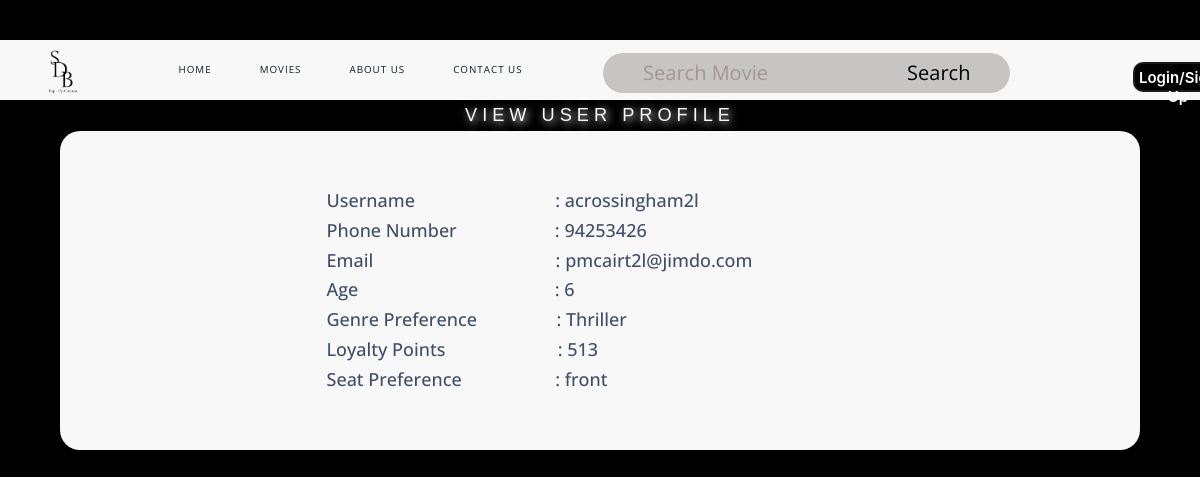
Screenshot of /ViewCustomerProfile.php?username=acrossingham2l with the database file from the repository.
### tables this page shows
CREATE TABLE `customer` (
  `phoneNo` int(8) DEFAULT NULL,
  `username` varchar(15) DEFAULT NULL,
  `hashedPassw` varchar(64) DEFAULT NULL,
  `email` varchar(30) DEFAULT NULL,
  `age` int(2) DEFAULT NULL,
  `genrePref` varchar(15) DEFAULT NULL,
  `loyaltyPts` int(7) DEFAULT NULL,
  `seatPref` varchar(5) DEFAULT NULL
);

### entityClass.php (called while the page is built, shortened)
<?php
class testDB{
    private $conn;
    function __construct($servername = "localhost", $dbusername = "root", $password = "", $dbname = "testdb") {
        $this->conn = new mysqli($servername, $dbusername, $password, $dbname);
    }
    function retrieveCustomer($username){
        $result = $this->conn->query("SELECT * from `customer` where `username` = '$username'");
        $row = $result->fetch_all(MYSQLI_BOTH);
        return $row;
    }
}
?>

### dbFunctions.php (called while the page is built, shortened)
<?php
include ("entityClass.php");
class controller{
    private $testDB;
    function __construct(){
        $this->testDB = new testDB();
    }
    function run($method,$var1=0,$var2=0,$var3=0,$var4=0,$var5=0,$var6=0,$var7=0,$var8=0,$var9=0,$var10=0,$var11=0,$var12=0,$var13=0,$var14=0,$var15=0,$var16=0){
        if($method == "validateUserLogin"){
            $result = $this->testDB -> validateUserLogin($var1,$var2,$var3);
        }
        else if($method == "validateRegistration"){
            $result = $this->testDB->validateRegistration($var1);
        }
        else if($method == "processRegistration"){
            $result = $this->testDB->processRegistration($var1,$var2,$var3,$var4,$var5,$var6,$var7,$var8);
        }
        else if($method == "getMovie1"){
            $result = $this->testDB->getMovie1();
        }
        else if($method == "getMovie0"){
            $result = $this->testDB->getMovie0();
        }
        else if($method == "fetchUserDetails"){
            $result = $this->testDB->fetchUserDetails($var1,$var2,$var3);
        }
        else if($method == "searchMovies"){
            $result = $this->testDB->searchMovies($var1);
        }
        else if($method == "searchMovies10"){
            $result = $this->testDB->searchMovies10($var1,$var2);
        }
        else if($method == "searchMovies10Num"){
            $result = $this->testDB->searchMovies10Num($var1,$var2);
        }
        else if($method == "updatePassword"){
            $result = $this->testDB->updatePassword($var1,$var2,$var3,$var4);
        }
        else if($method == "validatePasswordChange"){
            $result = $this->testDB->validatePasswordChange($var1,$var2);
        }
        else if($method == "getBookings"){
            $result = $this->testDB->getBookings();
        }
        else if($method == "getBookingFromID"){
            $result = $this->testDB->getBookingFromID($var1);
        }
        else if($method == "updateBookings"){
            $result = $this->testDB->updateBookings($var1,$var2,$var3,$var4,$var5,$var6,$var7,$var8,$var9,$var10,$var11,$var12,$var13,$var14);
        }
        else if($method == "deleteBooking"){
            $result = $this->testDB->deleteBooking($var1);
        }
        else if($method == "confirmDeletion"){
            $result = $this->testDB->confirmDeletion($var1);
        }
        else if($method == "claimBooking"){
            $result = $this->testDB->claimBooking($var1,$var2);
        }
        else if($method == "getAllMovies"){
            $result = $this->testDB->getAllMovies();
        }
        else if($method == "updateMovie"){
            $result = $this->testDB->updateMovie($var1,$var2,$var3,$var4,$var5,$var6,$var7,$var8,$var9,$var10,$var11,$var12,$var13,$var14,$var15,$var16);
        }
        else if($method == "deleteMovie"){
            $result = $this->testDB->deleteMovie($var1);
        }
        else if($method == "confirmMovieDeletion"){
            $result = $this->testDB->confirmMovieDeletion($var1);
        }
        else if($method == "escapeString"){
            $result = $this->testDB->escapeString($var1);
        }
        else if($method == "addMovie"){
            $result = $this->testDB->addMovie($var1,$var2,$var3,$var4,$var5,$var6,$var7,$var8,$var9,$var10,$var11,$var12,$var13,$var14,$var15,$var16);
        }
        else if($method == "getRoomPlandb"){
            $result = $this->testDB->getRoomPlandb();
        }
        else if($method == "getRoomPlanFromID"){
            $result = $this->testDB->getRoomPlanFromID($var1);
        }
        else if($method == "updateRoomPlan"){
            $result = $this->testDB->updateRoomPlan($var1,$var2,$var3,$var4,$var5,$var6,$var7);
        }
        else if($method == "resetRoomPlan"){
            $result = $this->testDB->resetRoomPlan($var1,$var2,$var3);
        }
        else if($method == "getMovieTitleFromID"){
            $result = $this->testDB->getMovieTitleFromID($var1);
        }
        else if($method == "getBookingFromUsername"){
            $result = $this->testDB->getBookingFromUsername($var1);
        }
        else if($method == "updatePref"){
            $result = $this->testDB->updatePref($var1,$var2,$var3);
        }
        else if($method == "getPref"){
            $result = $this->testDB->getPref($var1);
        }
        else if($method == "getCustomerList"){
            $result = $this->testDB->getCustomerList();
        }
        else if($method == "getAllFood"){
            $result = $this->testDB->getAllFood();
        }
        else if($method == "getFoodFromName"){
            $result = $this->testDB->getFoodFromName($var1);
        }
        else if($method == "updateFood"){
            $result = $this->testDB->updateFood($var1,$var2,$var3,$var4,$var5,$var6);
        }
        else if($method == "deleteFood"){
            $result = $this->testDB->deleteFood($var1);
        }
        else if($method == "confirmDeleteFood"){
            $result = $this->testDB->confirmDeleteFood($var1);
        }
        else if($method == "addFood"){
            $result = $this->testDB->addFood($var1,$var2,$var3,$var4,$var5,$var6);
        }
        else if($method == "countRowFood"){
            $result = $this->testDB->countRowFood($var1);
        }
        else if($method == "getDistinctYear"){
            $result = $this->testDB->getDistinctYear();
        }
        else if($method == "getBookingReportAllTime"){
            $result = $this->testDB->getBookingReportAllTime();
        }
        else if($method == "popularMoviesAllTime"){
            $result = $this->testDB->popularMoviesAllTime();
        }
        else if($method == "busyDatesAllTime"){
            $result = $this->testDB->busyDatesAllTime();
        }
        else if($method == "getBookingReportYear"){
            $result = $this->testDB->getBookingReportYear($var1);
        }
        else if($method == "popularMoviesYear"){
            $result = $this->testDB->popularMoviesYear($var1);
        }
        else if($method == "busyDatesYear"){
            $result = $this->testDB->busyDatesYear($var1);
        }
        else if($method == "getBookingReportYearMonth"){
            $result = $this->testDB->getBookingReportYearMonth($var1,$var2);
        }
        else if($method == "popularMoviesYearMonth"){
            $result = $this->testDB->popularMoviesYearMonth($var1,$var2);
        }
        else if($method == "busyDatesYearMonth"){
            $result = $this->testDB->busyDatesYearMonth($var1,$var2);
        }
        else if($method == "getBookingReportDay"){
            $result = $this->testDB->getBookingReportDay($var1);
        }
        else if($method == "popularMoviesDay"){
            $result = $this->testDB->popularMoviesDay($var1);
        }
        else if($method == "busyDatesDay"){
            $result = $this->testDB->busyDatesDay($var1);
        }
        else if($method == "resetRoomSpec"){
            $result = $this->testDB->resetRoomSpec($var1);
        }
        else if($method == "updateRoomSpec0"){
            $result = $this->testDB->updateRoomSpec0($var1,$var2,$var3);
        }
        else if($method == "getMovieFromID"){
            $result = $this->testDB->getMovieFromID($var1);
        }
        else if($method == "getRoomPlan"){
            $result = $this->testDB->getRoomPlan($var1);
        }
        else if($method == "getRoomSpecs"){
            $result = $this->testDB->getRoomSpecs($var1);
        }
        else if($method == "updateSeatStatusUnavailable"){
            $result = $this->testDB->updateSeatStatusUnavailable($var1, $var2);
        }
        else if($method == "resetSeatingStatus"){
            $result = $this->testDB->resetSeatingStatus($var1);
        }
        else if($method == "getAvailableFoodDetails"){
            $result = $this->testDB->getAvailableFoodDetails();
        }
        else if($method == "getBookingDetails"){
            $result = $this->testDB->getBookingDetails($var1);
        }
        else if($method == "getSeatStatus"){
            $result = $this->testDB->getSeatStatus($var1,$var2,$var3);
        }
        else if($method == "getSeatName"){
            $result = $this->testDB->getSeatName($var1,$var2,$var3);
        }
        else if($method == "updateBookingdb"){
            $result = $this->testDB->updateBookingdb($var1,$var2,$var3,$var4,$var5,$var6,$var7,$var8,$var9,$var10,$var11,$var12,$var13,$var14);
        }
        else if($method == "redeemPoints"){
            $result = $this->testDB->redeemPoints($var1,$var2);
        }
        else if($method == "gainPoints"){
            $result = $this->testDB->gainPoints($var1,$var2);
        }
        else if($method == "updateSeatStatus"){
            $result = $this->testDB->updateSeatStatus($var1,$var2);
        }
        else if($method == "retrieveStaff"){
            $result = $this->testDB->retrieveStaff($var1);
        }
        else if($method == "retrieveManager"){
            $result = $this->testDB->retrieveManager($var1);
        }
        else if($method == "retrieveCustomer"){
            $result = $this->testDB->retrieveCustomer($var1);
        }
        return $result;
   }
}
?>

### ViewCustomerProfile.php (the view, shortened to what this page needs)
<?php
include("navbar.php");
class ViewCustomerProfile{
    function display(){
        include("dbFunctions.php");
        $message = "";
        $controller = new controller ();
        if($_SERVER['REQUEST_METHOD'] === 'GET'){
            $username = $_GET['username'];
            $result = $controller->run("retrieveCustomer", $username);
            $message =  '<form action="?" method="POST">';
            $message = $message.'<h4 style="text-align: left; white-space: pre;">Username                              : '.$result[0]['username'].'</h4>';
            $message = $message.'<h4 style="text-align: left; white-space: pre;">Phone Number                     : '.$result[0]['phoneNo'].'</h4>';
            $message = $message.'<h4 style="text-align: left; white-space: pre;">Email                                       : '.$result[0]['email'].'</h4>';
            $message = $message.'<h4 style="text-align: left; white-space: pre;">Age                                          : '.$result[0]['age'].'</h4>';
            $message = $message.'<h4 style="text-align: left; white-space: pre;">Genre Preference                 : '.$result[0]['genrePref'].'</h4>';
            $message = $message.'<h4 style="text-align: left; white-space: pre;">Loyalty Points                        : '.$result[0]['loyaltyPts'].'</h4>';
            $message = $message.'<h4 style="text-align: left; white-space: pre;">Seat Preference                    : '.$result[0]['seatPref'].'</h4>';
            $message = $message.'</form>';
        }
        echo '
    <!DOCTYPE html>
    <html lang="en">
    <head>
    <link rel="stylesheet" href="https://maxcdn.bootstrapcdn.com/font-awesome/4.7.0/css/font-awesome.min.css">
    <link rel="stylesheet" href="https://maxcdn.bootstrapcdn.com/bootstrap/3.3.7/css/bootstrap.min.css">
    <link rel="stylesheet" href="https://cdnjs.cloudflare.com/ajax/libs/font-awesome/4.7.0/css/font-awesome.min.css">
    </head>
    <body>';
    echo'
        <center>
            <div id="content">
        <h2>View<span style="color:#F8F8F8;"> User Profile</span></h2>
        </div>
     <div class="form">
                    <div class="row">
                        <div class="col">';
                        echo $message;
          echo'
    </body>
    </html>';
    }
}
$display = new ViewCustomerProfile();
$display->display();
?>

### CSS/coba.css (style rules this page uses)
* { -webkit-box-sizing: border-box; box-sizing: border-box; }
body { font-family: Consolas, "Andale Mono", "Lucida Console", "Lucida Sans Typewriter", Monaco, "Courier New", "monospace"; }
* { border: 0; box-sizing: border-box; margin: 0; padding: 0; }
body { background: #000000; font-family: Consolas, "Andale Mono", "Lucida Console", "Lucida Sans Typewriter", Monaco, "Courier New", "monospace"; }
::placeholder { color: #A29595; }
* { box-sizing: border-box; padding: 0; margin: 0 auto; }
h2 { font: mono Baskerville, "Palatino Linotype", Palatino, "Century Schoolbook L", "Times New Roman", "serif"; text-align: center; color: aliceblue; text-shadow: 2px 2px 8px white; font-size: 40px; padding-top: 10px; padding-bottom: 20px; }
* { box-sizing: border-box; }
.row { display: flex; }

### ViewCustomerProfile.php (style rules this page uses)
body { color: #404E67; background: #000000; font-family: "Open Sans", sans-serif; text-align: center; padding: 40px 0; margin: 0 auto; background: black; }
h2 { color: #88B04B; font-family: "Nunito Sans", "Helvetica Neue", sans-serif; font-weight: 900; font-size: 30px; margin-bottom: 10px; }
#content h2 { margin: 0 0 0 0; font: 130% verdana, "Trebuchet MS", arial, tahoma, sans-serif; padding: 5px; text-transform: uppercase; letter-spacing: 5px; color: #F8F8F8; background: inherit; }
.form { background-color: #F8F8F8; margin: 0 5%; padding: 30px 60px; border-radius: 20px; }
.row { display: grid; grid-template-columns: auto auto auto auto; }
.col { padding: 20px 40px; text-align: leftwards; margin: auto; }

### rows the page displays
customer: username "acrossingham2l", phoneNo "94253426", email "pmcairt2l@jimdo.com", age "6", genrePref "Thriller", loyaltyPts "513", seatPref "front"
